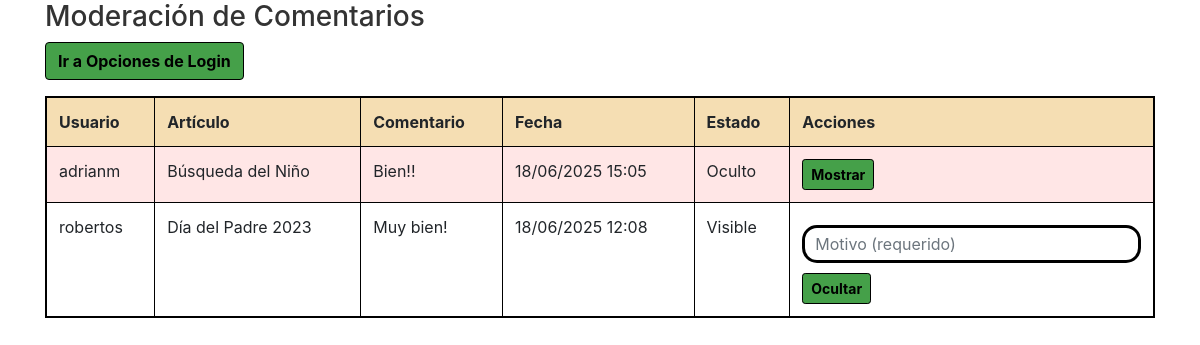
Screenshot of /php/admin_comentarios.php (signed in) with the database file from the repository.
### tables this page shows
CREATE TABLE `comentarios` (
  `id` int(11) NOT NULL,
  `id_articulo` int(11) NOT NULL,
  `id_usuario` int(11) NOT NULL,
  `texto` text NOT NULL,
  `fecha` timestamp NOT NULL DEFAULT current_timestamp(),
  `estado` enum('visible','oculto') DEFAULT 'visible',
  `motivo_oculto` varchar(255) DEFAULT NULL
);

CREATE TABLE `usuarios` (
  `id` int(11) NOT NULL,
  `username` varchar(50) NOT NULL,
  `password` varchar(255) NOT NULL,
  `created_at` timestamp NOT NULL DEFAULT current_timestamp(),
  `rol` enum('admin','usuario') NOT NULL DEFAULT 'usuario',
  `email` varchar(100) NOT NULL,
  `foto_perfil` varchar(255) DEFAULT NULL,
  `ultimo_comentario` timestamp NULL DEFAULT NULL,
  `pregunta_seguridad` varchar(255) NOT NULL,
  `respuesta_seguridad` varchar(255) NOT NULL,
  `intentos_fallidos` int(11) DEFAULT 0,
  `bloqueado_hasta` datetime DEFAULT NULL
);

CREATE TABLE `articulos` (
  `id` int(11) NOT NULL,
  `titulo` varchar(255) NOT NULL,
  `contenido` text NOT NULL,
  `imagen` varchar(255) DEFAULT NULL,
  `autor_id` int(11) DEFAULT NULL,
  `created_at` timestamp NOT NULL DEFAULT current_timestamp(),
  `destacado` tinyint(1) DEFAULT 0
);

### php/admin_comentarios.php (the view, shortened to what this page needs)
<?php
include 'db_conexion.php';
$query = "SELECT c.*, u.username, a.titulo
          FROM comentarios c
          JOIN usuarios u ON c.id_usuario = u.id
          JOIN articulos a ON c.id_articulo = a.id
          ORDER BY c.fecha DESC";
$comentarios = $conn->query($query);
?>
<!DOCTYPE html>
<html lang="es">
<head>
    <link rel="stylesheet" type="text/css" href="normalize.css" />
    <link rel="stylesheet" type="text/css" href="estilo_subirimagenes.css?v=<?php echo time(); ?>">
    <link rel="stylesheet" href="https://maxcdn.bootstrapcdn.com/bootstrap/4.5.2/css/bootstrap.min.css">
</head>
<body>
    <div class="container">
        <h3>Moderación de Comentarios</h3>
        <div>
            <a href="opciones_login.php" class="btn btn-verde mb-3">Ir a Opciones de Login</a>
        </div>
        <table class="table table-bordered">
            <thead>
                <tr>
                    <th>Usuario</th>
                    <th>Artículo</th>
                    <th>Comentario</th>
                    <th>Fecha</th>
                    <th>Estado</th>
                    <th>Acciones</th>
                </tr>
            </thead>
            <tbody>
                <?php if ($comentarios->num_rows > 0): ?>
                    <?php while($comentario = $comentarios->fetch_assoc()): ?>
                        <tr class="<?= $comentario['estado'] == 'oculto' ? 'oculto-row' : '' ?>">
                            <td><?= htmlspecialchars($comentario['username']) ?></td>
                            <td><?= htmlspecialchars($comentario['titulo']) ?></td>
                            <td class="comment-content"><?= htmlspecialchars($comentario['texto']) ?></td>
                            <td><?= date('d/m/Y H:i', strtotime($comentario['fecha'])) ?></td>
                            <td><?= ucfirst($comentario['estado']) ?></td>
                            <td>
                                <form method="post" style="display: inline;">
                                    <?php if($comentario['estado'] == 'visible'): ?>
                                        <input type="text" name="motivo" placeholder="Motivo (requerido)" class="form-control motivo-input" required>
                                        <button type="submit" name="accion" value="ocultar" class="btn btn-sm btn-verde">Ocultar</button>
                                    <?php else: ?>
                                        <button type="submit" name="accion" value="mostrar" class="btn btn-sm btn-verde">Mostrar</button>
                                    <?php endif; ?>
                                </form>
                            </td>
                        </tr>
                    <?php endwhile; ?>
                <?php else: ?>
                    <tr><td colspan="6">No hay comentarios disponibles.</td></tr>
                <?php endif; ?>
            </tbody>
        </table>
    </div>
</body>
</html>

### php/estilo_subirimagenes.css (style rules this page uses)
* { margin: 0; padding: 0; box-sizing: border-box; }
body { background-color: #f2f1e8; font-family: "Source Sans Pro", Helvetica, sans-serif; font-size: 18px; display: flex; justify-content: center; align-items: center; height: 100%; flex-direction: column; }
a { text-decoration: none; color: #000000; font-size: 15px; font-weight: bold; text-align: center; }
input[type="text"], input[type="file"], input[type="submit"] { padding: 10px; border: 3px solid #000000; border-radius: 15px; background-color: #ffffff; width: 100%; margin: 10px 0; }
h3 { font-size: 1.5rem; margin-top: 1.5rem; margin-bottom: 1rem; color: #333; }
.table { width: 100%; margin-bottom: 1rem; color: #212529; border: 2px solid #000000; }
.table th, .table td { padding: 0.75rem; vertical-align: top; border-top: 1px solid #000000; }
.table thead th { vertical-align: bottom; border-bottom: 2px solid #000000; background-color: #f5deb3; }

### php/admin_comentarios.php (style rules this page uses)
.btn-verde { background-color: #45a049 !important; border-color: #000000 !important; color: #000000 !important; font-weight: bold !important; }
.table { border: 2px solid #000000 !important; }
.table th { background-color: #f5deb3 !important; border-bottom: 2px solid #000000 !important; }
.table td, .table th { border: 1px solid #000000 !important; }
.oculto-row { background-color: #ffe6e6 !important; }
.comment-content { max-width: 300px; word-wrap: break-word; }
.motivo-input { width: 100%; margin-bottom: 5px; }

### rows the page displays
comentarios: id_usuario.username "adrianm", id_articulo.titulo "Búsqueda del Niño", texto "Bien!!", fecha "18/06/2025 15:05", estado "Oculto", shows "Mostrar"
comentarios: id_usuario.username "robertos", id_articulo.titulo "Día del Padre 2023", texto "Muy bien!", fecha "18/06/2025 12:08", estado "Visible"
